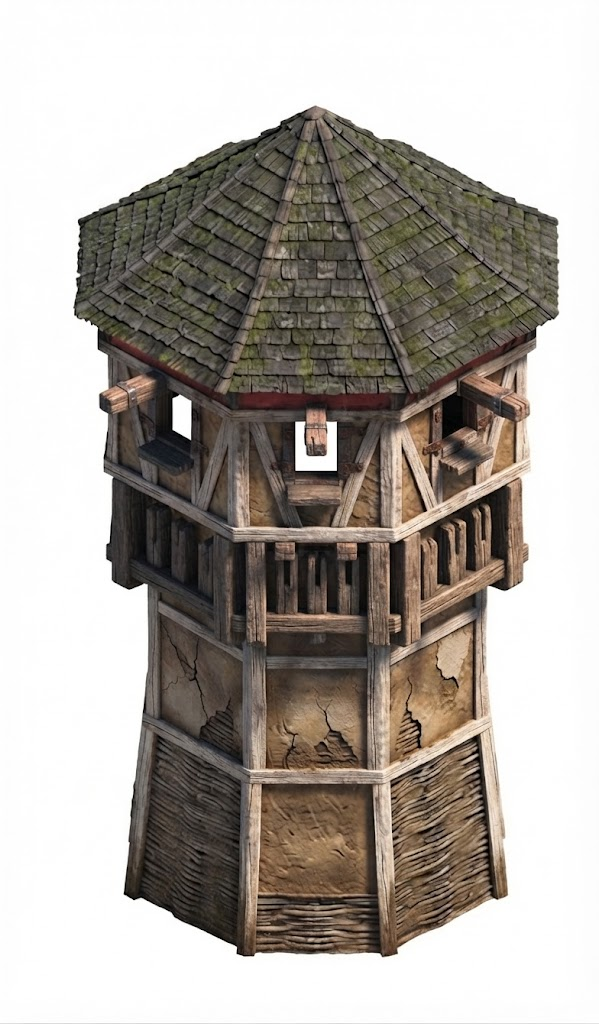
#> input picture french-buildings/gemini/tower_age1-3_v1_raw.jpg, 599 x 1024 px
$ python city_fix.py ../gemini/tower_age1-3_v1_raw.jpg out.png out.png
#> lines starting #> are read from the running program, lines starting #| are printed output that depends on the picture; after the words box and inside, x2 and y2 are one past the last pixel; in counts of white or black regions, pixels touching at a corner belong together
"""French Large City 1-3 fixes on the finished sprite (2026-10-31):
- drops the dark wedge in the courtyard: Gemini's own shadow in the gap behind the right-hand
  houses passed the magenta key as building pixels;
- paints a player-colour band (alpha 248) along the first-floor beam of the big gabled house at
  the back, where the shared city had its band; Gemini lost it when the church went.

    python city_fix.py <in.png> <out.png> [preview.png]
"""
import sys

import numpy as np
from PIL import Image, ImageDraw
from scipy import ndimage

px = np.array(Image.open(sys.argv[1]).convert("RGBA"))
H, W = px.shape[:2]
#> H = 1024; W = 599

# dark wedge: very dark building pixels inside the courtyard box, as one connected area
x0, y0, x1, y1 = 325, 195, 372, 232
lum = px[..., :3].astype(int).mean(-1)
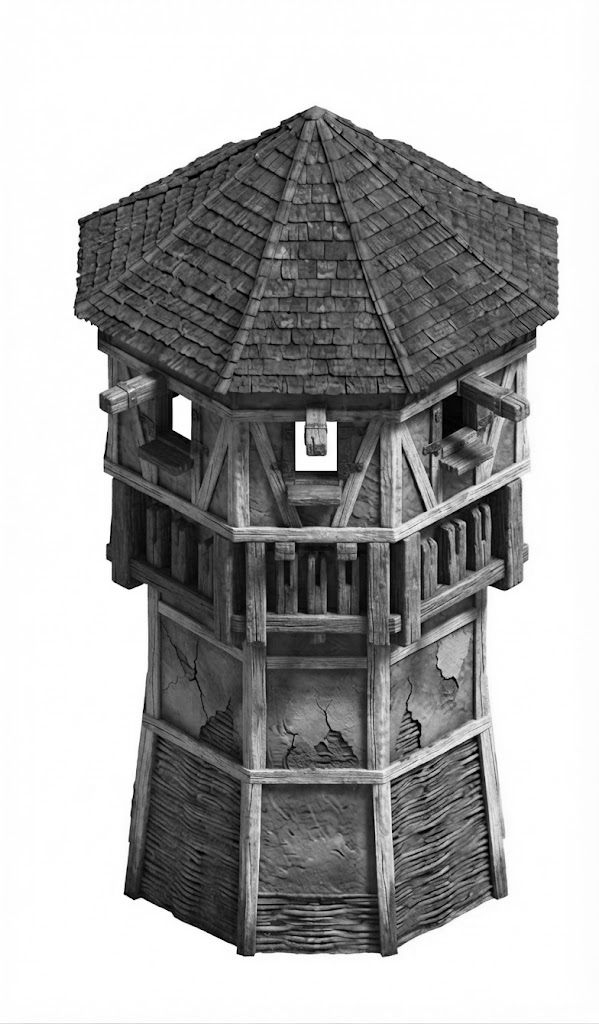
#> lum: shape (1024, 599) float64; min 0, max 255, mean 168.4
dark = (px[..., 3] == 255) & (lum < 32)
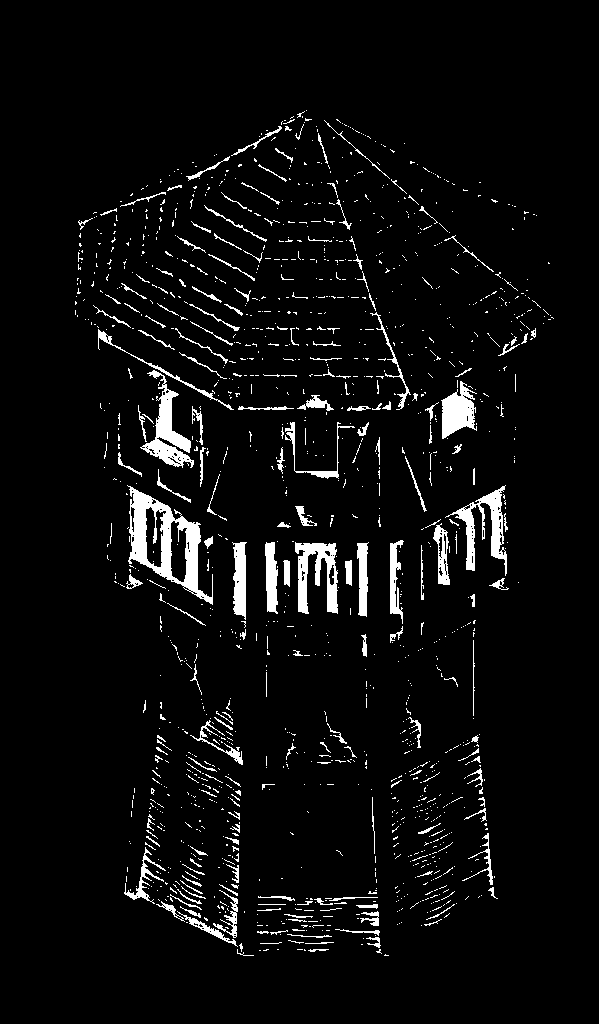
#> dark: shape (1024, 599) bool; 4.8% white; 1417 white regions (1218 under 20 px), largest, box (x1, y1, x2, y2) and area: (127, 485, 213, 605) 3395, (140, 370, 194, 468) 1725, (295, 542, 338, 614) 1612
box = np.zeros_like(dark)
box[y0:y1, x0:x1] = True
lab, n = ndimage.label(dark & box)
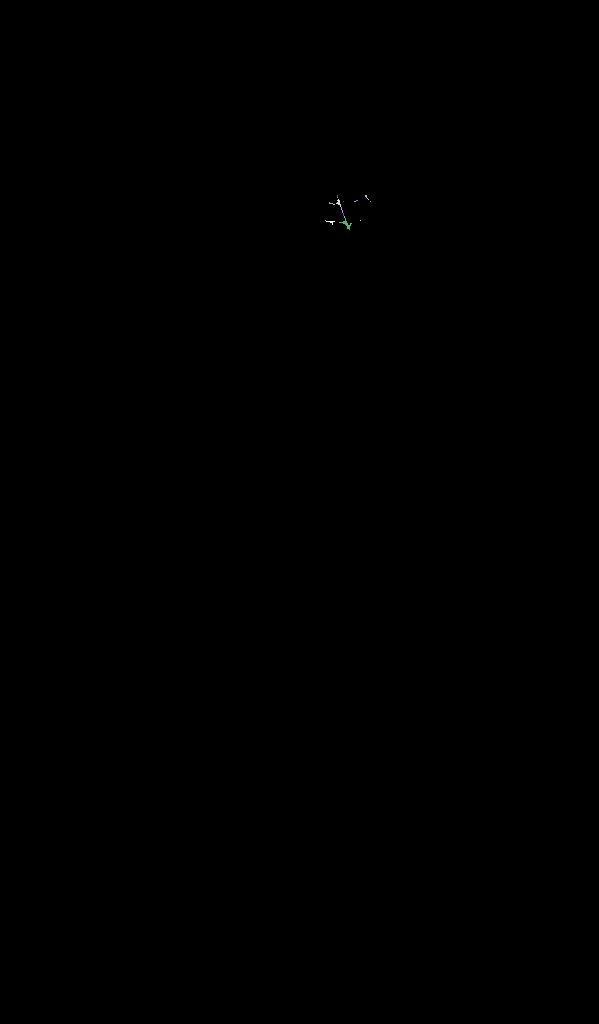
#> lab: shape (1024, 599) int32; 20 distinct labels, from 0 to 19; one colour per label, 0 black
#> n = 19
if n:
    big = np.argmax(np.bincount(lab.ravel())[1:]) + 1
#> big = 16
    px[lab == big] = 0
#> px: shape (1024, 599, 4); mean R, G, B, A 174.5, 168.5, 162.2, 255

# band: a 4 px line along the beam, on building pixels only
band = Image.new("L", (W, H))
#> band: PIL image 599x1024 L; every value is 0
ImageDraw.Draw(band).line([(221, 207), (282, 189)], fill=255, width=4)
#> band: PIL image 599x1024 L; 0.04% white; 1 white region, box (x1, y1, x2, y2) and area: (220, 188, 283, 210) 222
band = (np.array(band) > 0) & (px[..., 3] == 255)
g = np.clip(lum * 95 // 70, 40, 140).astype(np.uint8)
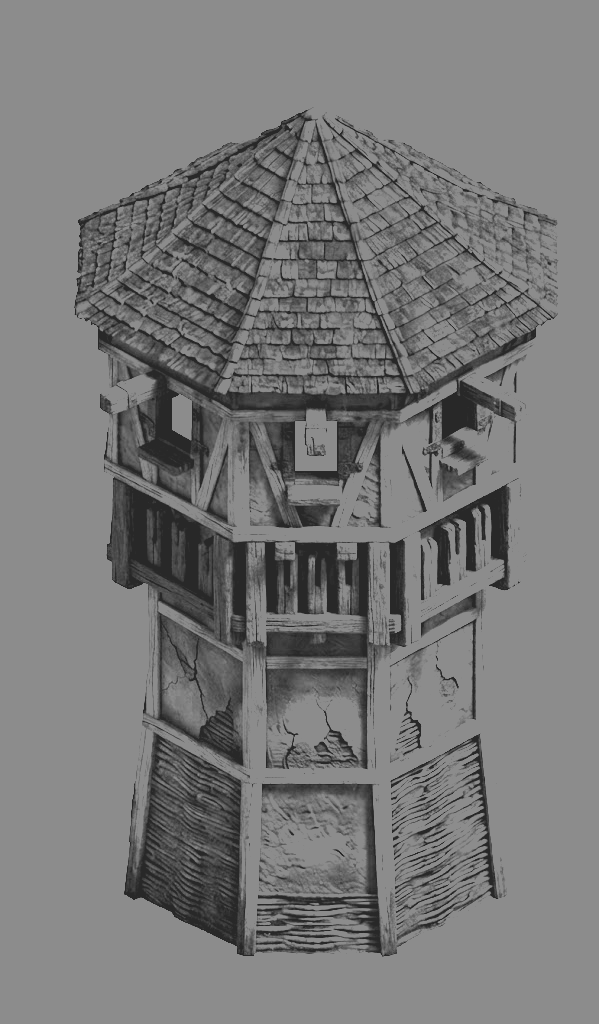
#> g: shape (1024, 599); min 40, max 140, mean 121.1
px[band, 0] = px[band, 1] = px[band, 2] = g[band]
#> px: shape (1024, 599, 4); mean R, G, B, A 174.5, 168.5, 162.2, 255
px[band, 3] = 248
#> px: shape (1024, 599, 4); mean R, G, B, A 174.5, 168.5, 162.2, 255
Image.fromarray(px).save(sys.argv[2])

if len(sys.argv) > 3:
    view = px.copy()
    t = view[..., 3] == 248
    view[t, 0], view[t, 1], view[t, 2] = np.minimum(255, view[t, 0].astype(int) * 2), 30, 30
#> view: shape (1024, 599, 4); mean R, G, B, A 174.6, 168.5, 162.2, 255
    view[view[..., 3] == 145] = (0, 0, 0, 110)
    view[view[..., 3] == 248, 3] = 255
#> view: shape (1024, 599, 4); mean R, G, B, A 174.6, 168.5, 162.2, 255
    im = Image.fromarray(view)
    bg = Image.new("RGBA", im.size, (168, 156, 96, 255))
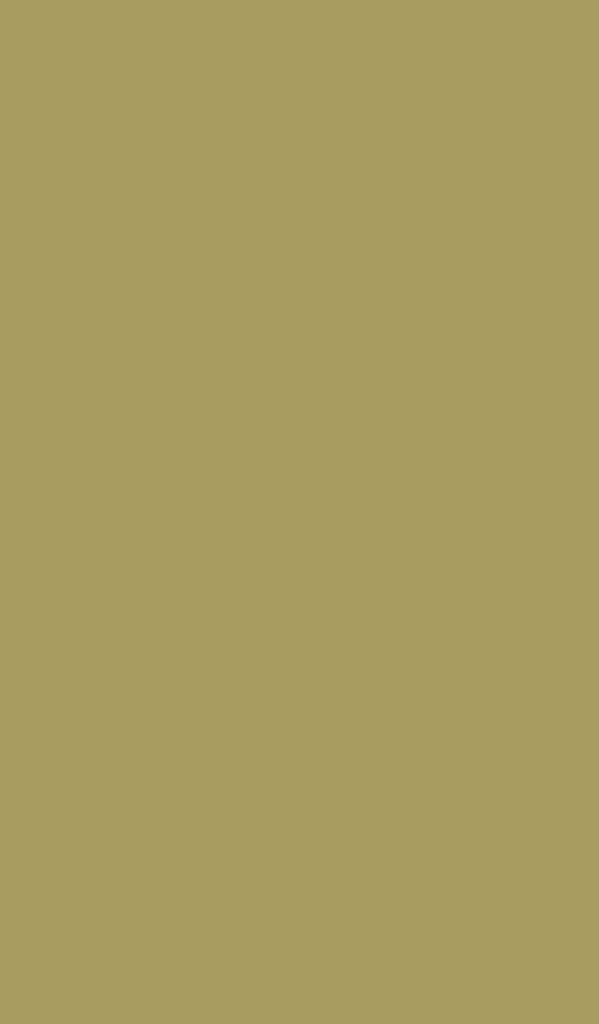
#> bg: PIL image 599x1024 RGBA; mean R, G, B, A 168, 156, 96, 255
    bg.alpha_composite(im)
    bg.resize((W * 3, H * 3), Image.NEAREST).save(sys.argv[3])
print(f"{sys.argv[2]}: band {band.sum()} px")
#| out.png: band 222 px

$ run again, on french-buildings/gemini/library_age1-3_v2.jpg
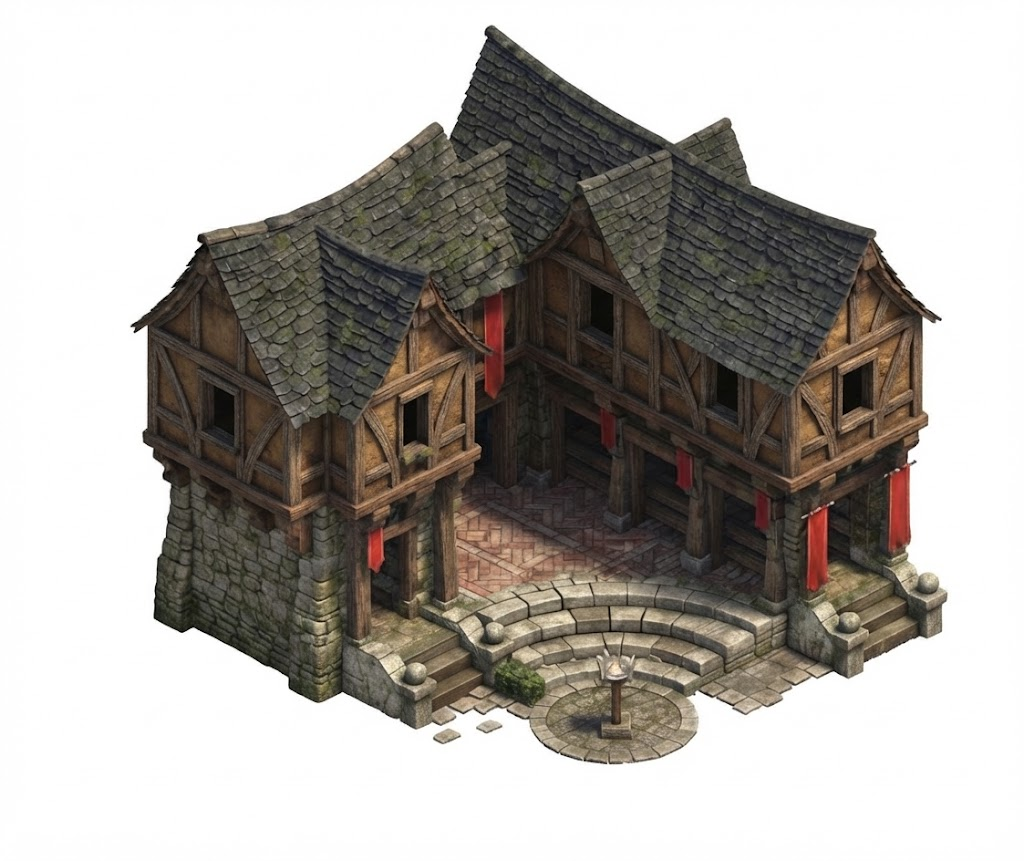
#> input picture french-buildings/gemini/library_age1-3_v2.jpg, 1024 x 861 px
#> `dark = (px[..., 3] == 255) & (lum < 32)`:
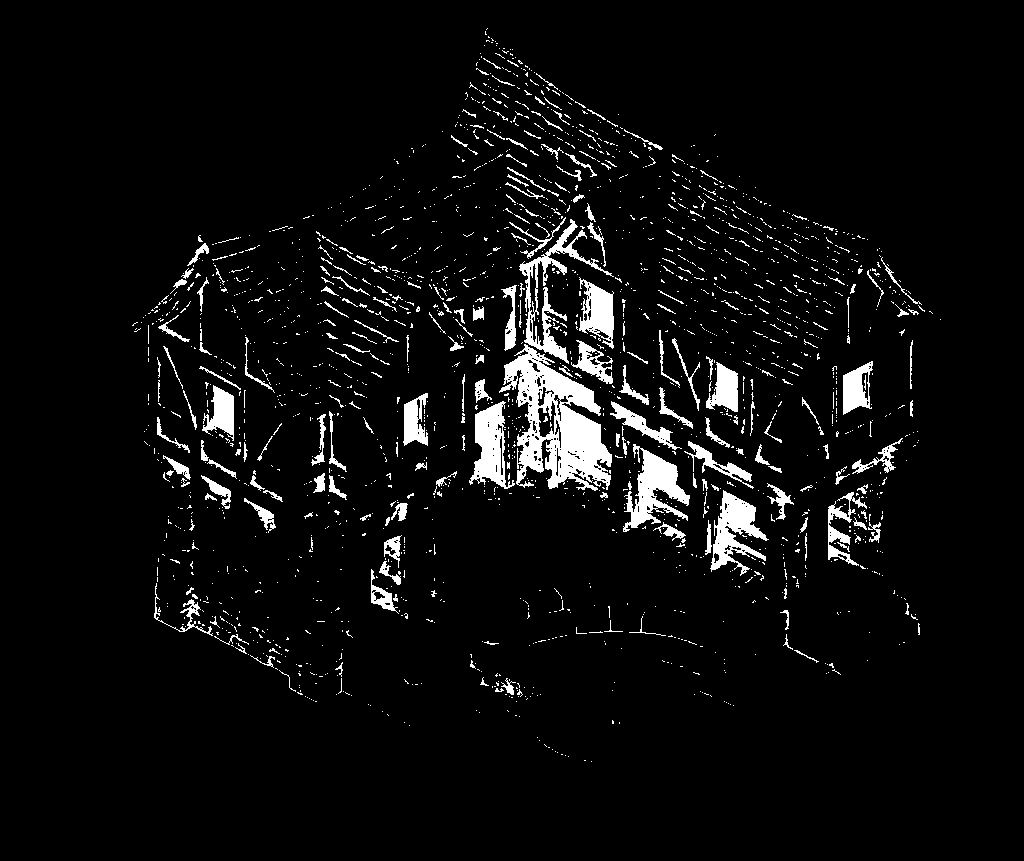
#> dark: shape (861, 1024) bool; 5.2% white; 2057 white regions (1829 under 20 px), largest, box (x1, y1, x2, y2) and area: (499, 344, 612, 491) 7763, (623, 444, 690, 532) 2474, (519, 219, 614, 364) 2292
#> lab: shape (861, 1024) int32; 15 distinct labels, from 0 to 14
#> n = 14
#> big = 5
#> `g = np.clip(lum * 95 // 70, 40, 140).astype(np.uint8)`:
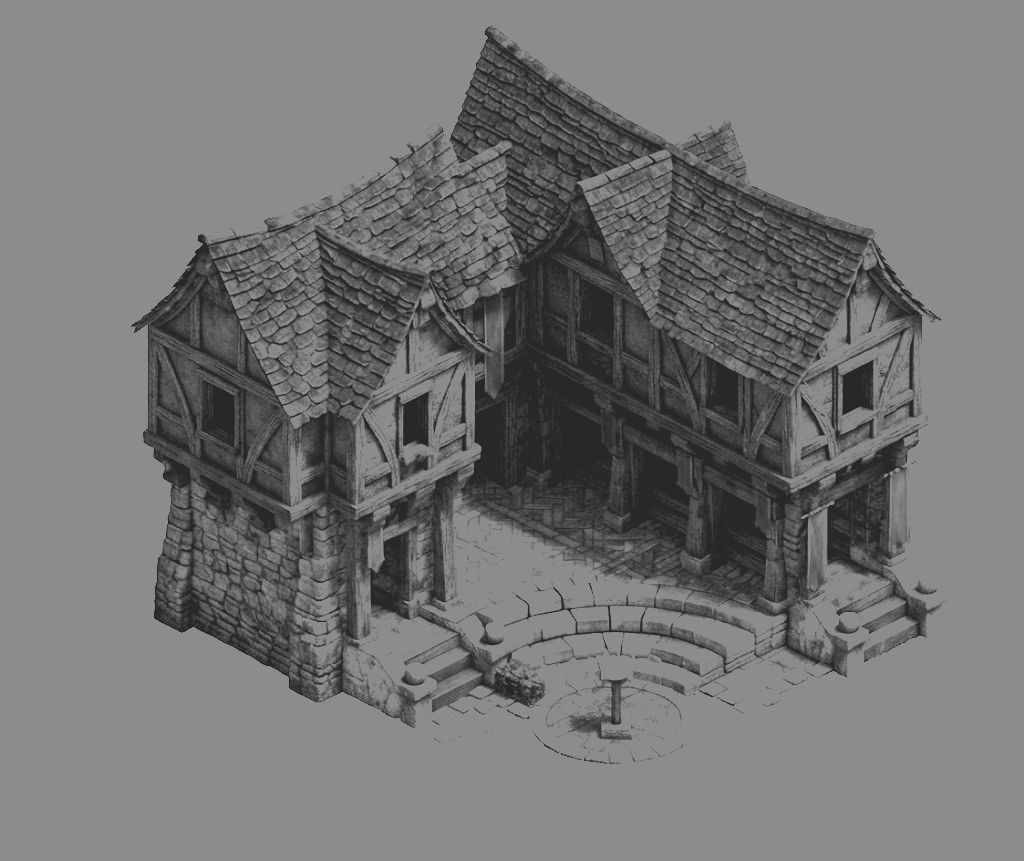
#> g: shape (861, 1024); min 40, max 140, mean 116.8
#| out.png: band 222 px
